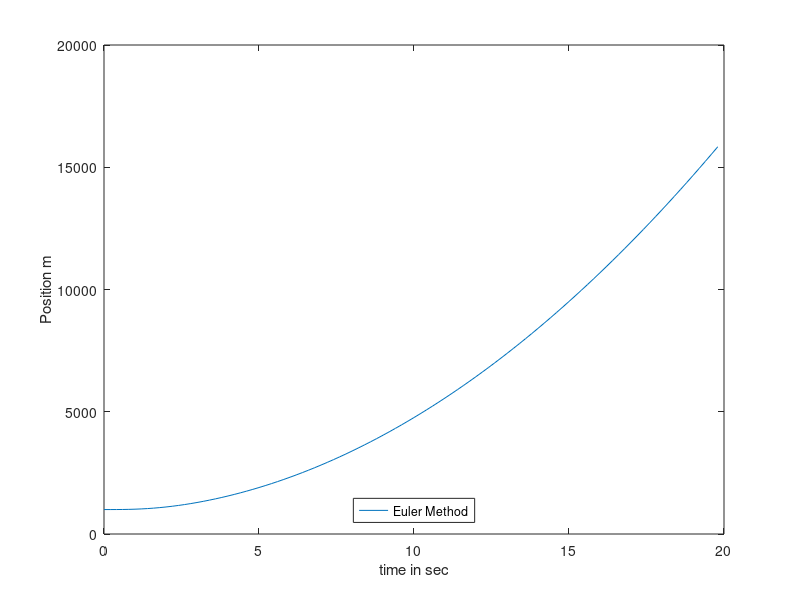

This chart was generated by the following MATLAB code:
clear all;
V0 = 0; % initial speed
m = 0.05; % mass in kg
g = 9.81; % gravity acceleration kg/m3
rho = 1.2; % Air density
A = 0.009; % Object area
cw = 0.4; % Numerical drag coefficient
k = 0.5*cw*rho*A; % Coefficient
N = 100; % Time step
V = zeros(1,N); % Speed
V(1)=V0;
deltat=0.2;
pos(1) = 1000; % Start height

t=(0:N-1)*deltat;

for i=1:N-1
V(i+1)=V(i)+deltat*(g-(k/m)*V(i)^2); %c calculate the velocity
pos(i+1) = pos(i) + V(i)*t(i+1); % calculate the position
end


plot(t,pos);
xlabel('time in sec');
ylabel('Position m');
legend ('Euler Method','location','south');
